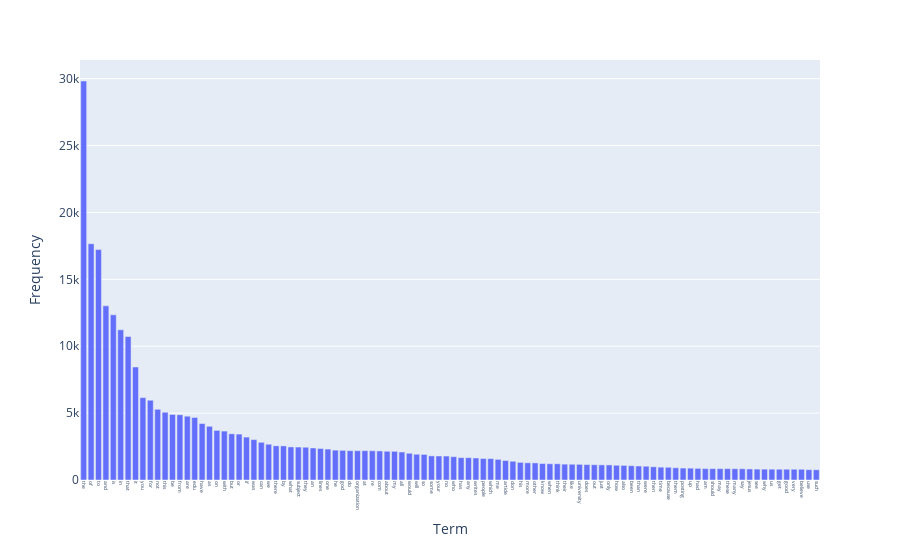

Here is the notebook cell this chart was saved with:
### Markdown cell above
### >>> **Exercise 14 (take home):** 
The chart above only contains 300 vocabulary in the documents, and it's already computationally intensive to both compute and visualize. Can you efficiently reduce the number of terms you want to visualize as an exercise.

### Code cell
# Answer here


# 创建一个DataFrame，包含所有词汇和它们的频率
df_all = pd.DataFrame({'term': count_vect.get_feature_names_out(), 'frequency': term_frequencies})

# 选择要可视化的词汇范围（例如，选择前50个词汇）
selected_terms = df_all.nlargest(100, 'frequency')

# 创建一个bar chart来可视化选定的词汇
fig = px.bar(selected_terms, x='term', y='frequency')
fig.update_xaxes(tickangle=90, tickfont=dict(size=5))  
fig.update_layout(xaxis_title="Term", yaxis_title="Frequency")
fig.show()

### Figure 1 — Plotly figure (JSON) as saved in the notebook; plotly's stock layout.template omitted (floating-point values rounded to 4 significant figures)
{"data": [{"alignmentgroup": "True", "hovertemplate": "term=%{x}<br>frequency=%{y}<extra></extra>", "legendgroup": "", "marker": {"color": "#636efa", "pattern": {"shape": ""}}, "name": "", "offsetgroup": "", "orientation": "v", "showlegend": false, "textposition": "auto", "type": "bar", "x": ["the", "of", "to", "and", "is", "in", "that", "it", "you", "for", "not", "this", "be", "from", "are", "edu", "have", "as", "on", "with", "but", "or", "if", "was", "can", "we", "there", "by", "what", "subject", "they", "an", "lines", "one", "he", "god", "do", "organization", "at", "re", "com", "about", "my", "all", "would", "will", "so", "some", "your", "no", "who", "has", "any", "writes", "people", "which", "me", "article", "don", "his", "more", "other", "know", "when", "think", "their", "like", "university", "does", "out", "just", "only", "how", "also", "been", "than", "were", "then", "time", "because", "them", "posting", "up", "had", "am", "should", "may", "these", "many", "say", "jesus", "see", "why", "us", "get", "good", "very", "believe", "use", "such"], "xaxis": "x", "y": [29825, 17660, 17222, 13017, 12343, 11226, 10723, 8447, 6157, 5962, 5285, 5063, 4898, 4877, 4769, 4675, 4218, 4015, 3709, 3655, 3453, 3432, 3208, 3020, 2818, 2674, 2556, 2548, 2472, 2464, 2448, 2393, 2353, 2312, 2232, 2216, 2193, 2192, 2191, 2186, 2172, 2148, 2143, 2093, 2000, 1925, 1912, 1802, 1793, 1791, 1742, 1671, 1669, 1645, 1604, 1599, 1543, 1453, 1400, 1318, 1286, 1278, 1230, 1215, 1213, 1184, 1177, 1170, 1151, 1142, 1130, 1127, 1100, 1090, 1068, 1045, 1028, 989, 959, 952, 914, 892, 885, 870, 852, 851, 850, 850, 841, 840, 825, 814, 811, 808, 806, 805, 805, 803, 772, 766], "yaxis": "y"}], "layout": {"barmode": "relative", "legend": {"tracegroupgap": 0}, "margin": {"t": 60}, "xaxis": {"anchor": "y", "domain": [0, 1], "tickangle": 90, "tickfont": {"size": 5}, "title": {"text": "Term"}}, "yaxis": {"anchor": "x", "domain": [0, 1], "title": {"text": "Frequency"}}}}
